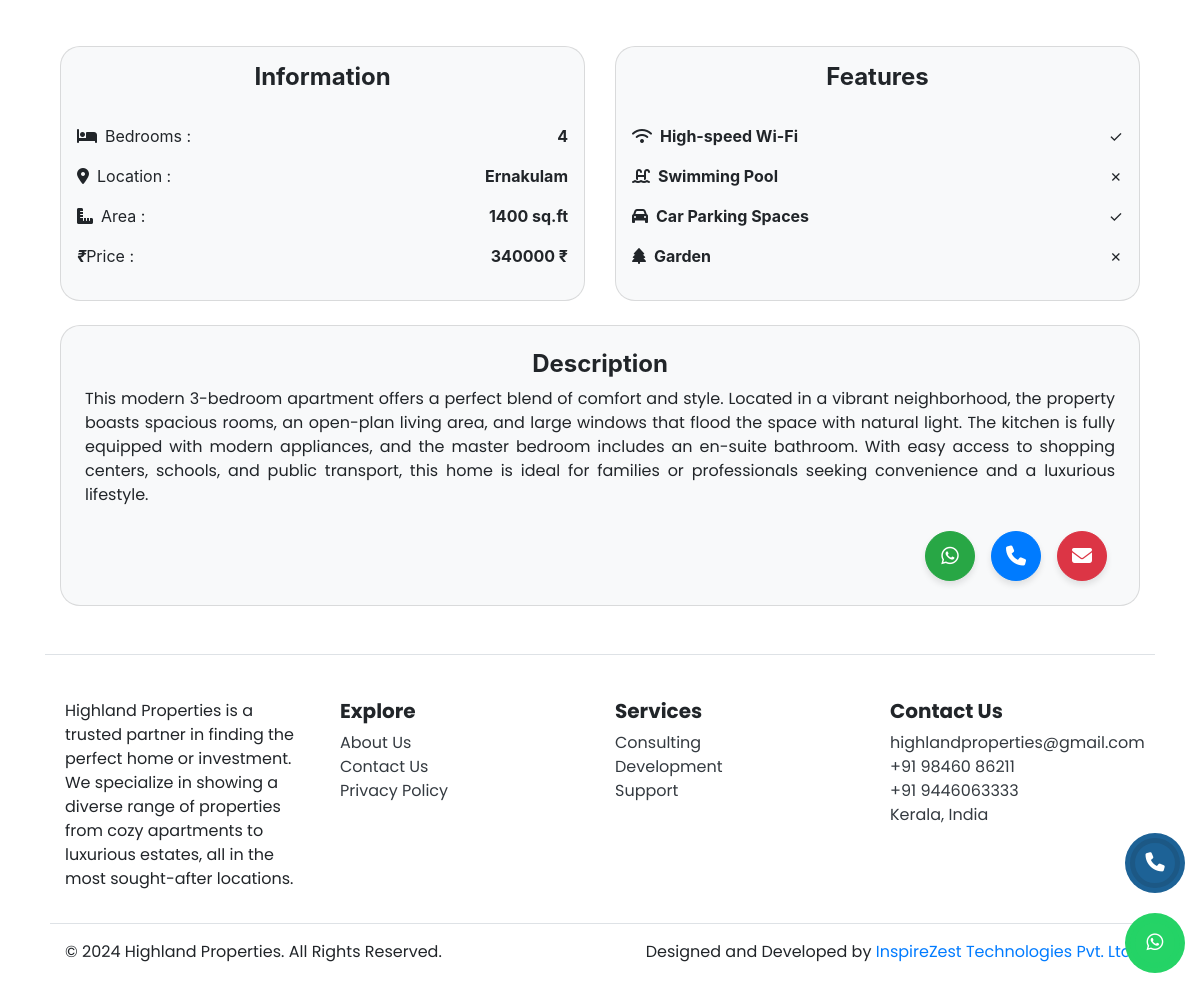
Page /property/12/ (lower part) on the earlier database version.
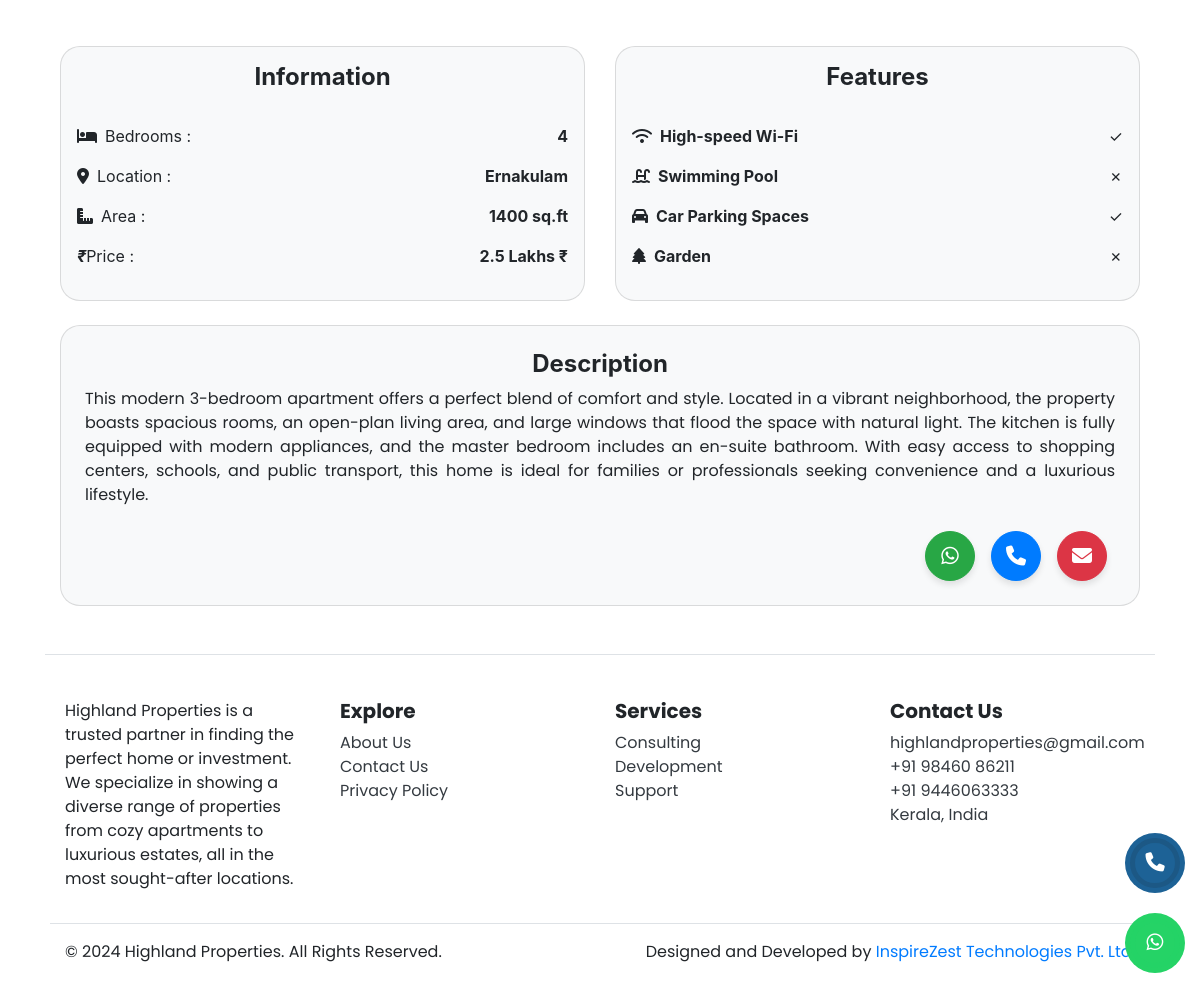
Same page on the later database version.
### highland_app/models.py (models this page shows, shortened)
class Property(models.Model):
    property_name = models.TextField(default="")
    property_location = models.CharField(max_length=255)
    property_type = models.CharField(max_length=50, choices=[
        ('Villa', 'Villa'),
        ('Apartment', 'Apartment'),
        ('Studio Flat', 'Studio Flat'),
    ])
    property_price = models.TextField(default="")
    square_feet = models.IntegerField()
    bedrooms = models.IntegerField()
    property_description = models.TextField()
    wifi = models.BooleanField(default=False)
    swimming_pool = models.BooleanField(default=False)
    car_parking = models.BooleanField(default=False)
    garden = models.BooleanField(default=False)
    main_image = models.ImageField(upload_to='property_images/', blank=True, null=True)  # Main image
    additional_images1 = models.ImageField(upload_to='property_images/', blank=True, null=True)
    additional_images2 = models.ImageField(upload_to='property_images/', blank=True, null=True)
    additional_images3 = models.ImageField(upload_to='property_images/', blank=True, null=True)
    additional_images4 = models.ImageField(upload_to='property_images/', blank=True, null=True)

### highland_app/views.py (the view)
# urls.py: path('property/<int:property_id>/', views.property_details, name='property_details'),
def property_details(request, property_id):
    property = get_object_or_404(Property, id=property_id)
    additional_images = []
    for i in range(1, 11):
        img_field = getattr(property, f"additional_images{i}", None)
        if img_field:
            additional_images.append(img_field.url)
    return render(request, 'property_details.html', {
        'property': property,
        'additional_images': additional_images,  # Pass list of image URLs to the template
    })

### templates/property_details.html (shortened to what the changed rows need)
{% extends 'base.html' %}
{% load static %}
{% block content %}
<div class="container mt-5 pt-5" style="border-radius: 20px;">
  <br />
<br />
<div class="container">
  <div class="row justify-content-center mb-4">
    <div class="col-12 col-md-6">
      <div class="card info_card p-3 bg-light" style="border-radius: 20px;">
        <br />
        <div class="row">
          <div class="col-6">
            <ul class="list-unstyled text-right">
              <li class="mb-3">
                <strong>{{ property.bedrooms }}</strong>
              </li>
              <li class="mb-3">
                <strong>{{ property.property_location }}</strong>
              </li>
              <li class="mb-3">
                <strong>{{ property.square_feet }} sq.ft</strong>
              </li>
              <li class="mb-3">
                <strong>{{ property.property_price }} &#8377</strong>
              </li>
            </ul>
          </div>
        </div>
      </div>
    </div>
    <div class="col-12 col-md-6">
      <div class="card info_card p-3 bg-light" style="border-radius: 20px;">
        <br />
        <div class="row">
          <div class="col-12">
            <div class="row mb-3">
              <div class="col-6 d-flex align-items-center">
                <i class="fas fa-wifi mr-2"></i>
                <strong>High-speed Wi-Fi</strong>
              </div>
              <div class="col-6 text-right">{{ property.wifi|yesno:'✓,✗' }}</div>
            </div>
            <div class="row mb-3">
              <div class="col-6 d-flex align-items-center">
                <i class="fas fa-swimming-pool mr-2"></i>
                <strong>Swimming Pool</strong>
              </div>
              <div class="col-6 text-right">{{ property.swimming_pool|yesno:'✓,✗' }}</div>
            </div>
            <div class="row mb-3">
              <div class="col-6 d-flex align-items-center">
                <i class="fas fa-car mr-2"></i>
                <strong>Car Parking Spaces</strong>
              </div>
              <div class="col-6 text-right">{{ property.car_parking|yesno:'✓,✗' }}</div>
            </div>
            <div class="row mb-3">
              <div class="col-6 d-flex align-items-center">
                <i class="fas fa-tree mr-2"></i>
                <strong>Garden</strong>
              </div>
              <div class="col-6 text-right">{{ property.garden|yesno:'✓,✗' }}</div>
            </div>
          </div>
        </div>
      </div>
    </div>
  </div>
  <div class="row">
    <div class="col-12">
      <div class="card p-4 bg-light" style="border-radius: 20px;">
        <h4 class="text-center font-weight-bold">Description</h4>
        <p class="text-justify">{{ property.property_description }}</p>
        <div class="d-flex justify-content-end mt-4">
          <a href="https://wa.me/+919846086211" class="btn btn-success rounded-circle btn-icon-animation mx-2"><i class="fab fa-whatsapp"></i></a>
          <a href="tel:+919846086211" class="btn btn-primary rounded-circle btn-icon-animation mx-2"><i class="fas fa-phone"></i></a>
          <a href="#" class="btn btn-danger rounded-circle btn-icon-animation mx-2"><i class="fas fa-envelope"></i></a>
        </div>
      </div>
    </div>
  </div>
</div>
<br />
<br />
{% endblock %}

Differences in the rows shown:
changed Property "Ernakulam": property_price "340000" → "2.5 Lakhs"
